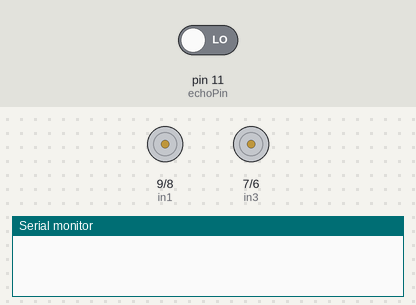
Simulated run of this sketch. Board: Arduino Uno, built with avr-gcc and run on an emulated ATmega328P. Parts: motor-driver pin pairs drawn as motors (green arrow = first pin HIGH = forward, orange = second pin HIGH = backward, longer = more drive, scaled by the enable pin), the last lines printed to the serial monitor. The test bench sets the inputs (shaded band); at power-on: pin 11 (echoPin) LOW.

Above: at 0.5 s.
At 2.0 s:
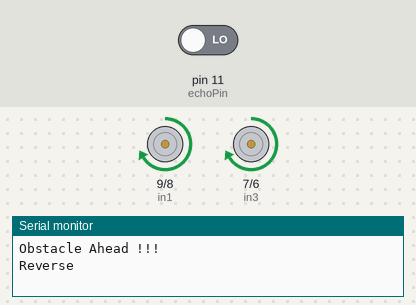
At 3.7 s:
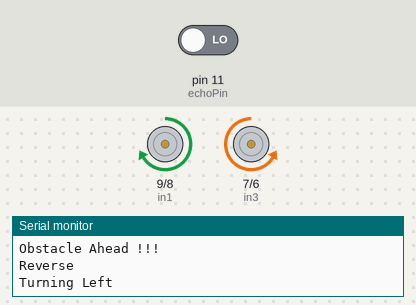
At 8.2 s:
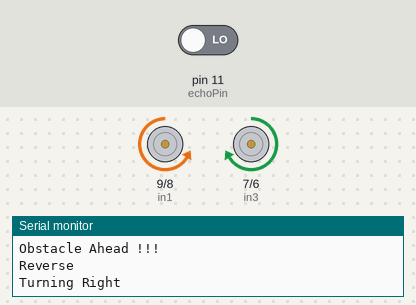
Timing chart, 0 to 11.7 s (numbered marks = the images above):
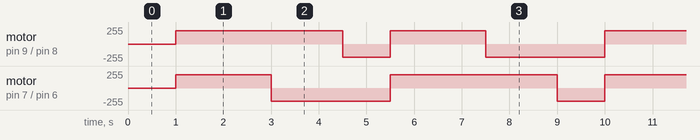

Measured:
- by itself, motor on pin 9 (in1) / pin 8 (in2): repeats every 9.0 s: backward 200/255 1.0 s, forward 200/255 2.0 s, backward 200/255 2.5 s, forward 200/255 3.5 s
- by itself, motor on pin 7 (in3) / pin 6 (in4): repeats every 9.0 s: backward 200/255 2.5 s, forward 200/255 3.5 s, backward 200/255 1.0 s, forward 200/255 2.0 s

The sketch:

Obstacle_Avoiding_Car_Arduino_Code.ino
```cpp
/*MOTOR MODULE CONFIGURATIONS

LEFT MOTOR ini1 and ini2
Forward:
  ini1=LOW
  ini2=HIGH

RIGHT MOTOR ini3 and ini4
Forward:
  ini3=LOW
  ini4=HIGH


NOTE: The initial problem of motor having disoriented direction speed, still persists as the delay function performs abnormally.
*/

// Sensor Pins
int trigPin=12;
int echoPin=11;
int duration;
int distance;

//Motor 1
int enA = 10;
int in1 = 9;
int in2 = 8;

// Motor 2
int enB = 5;
int in3 = 7;
int in4 = 6;

//Changing Directions Alternatively
int rev_delay_factor=2000;
int turning_delay_factor=1500;
int flag=0;

//Distance TO Avoid
int distance_2_avoid=30;

  void setup(){
    Serial.begin(9600);
    pinMode(enA, OUTPUT);
    pinMode(enB, OUTPUT);
    pinMode(in1, OUTPUT);
    pinMode(in2, OUTPUT);
    pinMode(in3, OUTPUT);
    pinMode(in4, OUTPUT);
    pinMode(trigPin, OUTPUT);
    pinMode(echoPin, INPUT);
  }


  void forward(){
    digitalWrite(in1, LOW);
    digitalWrite(in2, HIGH);
    digitalWrite(in3, LOW);
    digitalWrite(in4, HIGH);

  }
  void reverse(){
    digitalWrite(in1, HIGH);
    digitalWrite(in2, LOW);
    digitalWrite(in3, HIGH);
    digitalWrite(in4, LOW);

    }
  void stop(){
    digitalWrite(in1, LOW);
    digitalWrite(in2, LOW);
    digitalWrite(in3, LOW);
    digitalWrite(in4, LOW);
      }


  void reverse_right(){
    digitalWrite(in1, HIGH);
    digitalWrite(in2, LOW);
    digitalWrite(in3, LOW);
    digitalWrite(in4, HIGH);
    }

  void reverse_left(){
    digitalWrite(in1, LOW);
    digitalWrite(in2, HIGH);
    digitalWrite(in3, HIGH);
    digitalWrite(in4, LOW);
    }

void loop()
{
  //Calculate Distance
  digitalWrite(trigPin, LOW);
  delayMicroseconds(2);
  digitalWrite(trigPin, HIGH);// send waves for 10 us
  delayMicroseconds(10);
  duration = pulseIn(echoPin, HIGH);// receive reflected waves
  distance = duration / 58.2; // convert to distance to cm

  //Enable Motor Module Pins to move
  analogWrite(enB, 200);
  analogWrite(enA, 200);

  //Distance Avoidance

  if(distance<distance_2_avoid){
    Serial.println("Obstacle Ahead !!! ");
    stop();

    if (flag==0){
        Serial.println("Reverse");
        reverse();
        delay(rev_delay_factor);
        Serial.println("Turning Left");
        reverse_right();

        delay(turning_delay_factor);
        flag=1;
      }
    else if(flag==1){
        Serial.println("Reverse");
        reverse();
        delay(rev_delay_factor);
        Serial.println("Turning Right");
        reverse_left();
        delay(turning_delay_factor);
        flag=0;
      }
    forward();
  }
  else{
    // Keep Moving Forward
    Serial.println("Forward");
    forward();
    }//ENDIF
}//END LOOP
```
